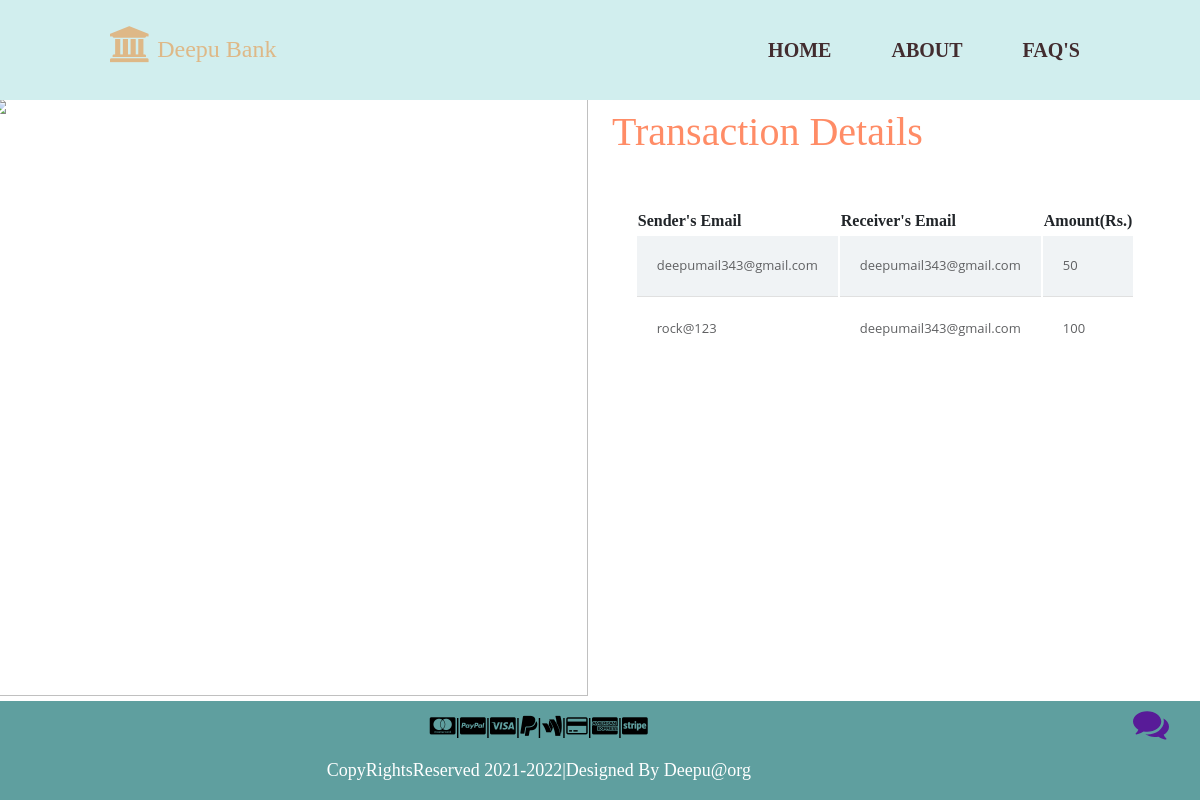
Screenshot of /transactions/ with the database file from the repository.
### banking/models.py (models this page shows, shortened)
class After(models.Model):
    date = models.DateTimeField(auto_now_add = True)
    sender = models.EmailField(max_length= 30)
    receiver = models.EmailField(max_length = 30)
    amt = models.IntegerField()

### banking/views.py (the view)
# urls.py: path('transactions/',views.transactions,name='transactions'),
def transactions(request):
    if request.method == "GET":
        after_instance = After.objects.all()
        return render(request,'banking/transactions.html',{'history':after_instance})

### banking/templates/banking/transactions.html (shortened to what this page needs)
{% extends 'banking/basic.html' %}
{% load static %}
{% block body %}
<div class="container">
<div class="row">
<div class="col-md-6">
  <img src="{% static 'images/transactionhistory.jpg' %}" alt="" align="right" width="600" height="600">
</div>
<div class="col-md-6">
<h1>Transaction Details</h1>
  <table>
    <tr>
      <th>Sender's Email</th>
      <th>Receiver's Email</th>
      <th>Amount(Rs.)</th>
    </tr>
    {% for data in history %}
    <tr>
      <td>{{data.sender}}</td>
      <td>{{data.receiver}}</td>
      <td>{{data.amt}}</td>
    </tr>
    {% endfor %}
  </table>
</div>
</div>
</div>
{% endblock %}

### rows the page displays
After: sender "deepumail343@gmail.com", receiver "deepumail343@gmail.com", amt "50"
After: sender "rock@123", receiver "deepumail343@gmail.com", amt "100"
